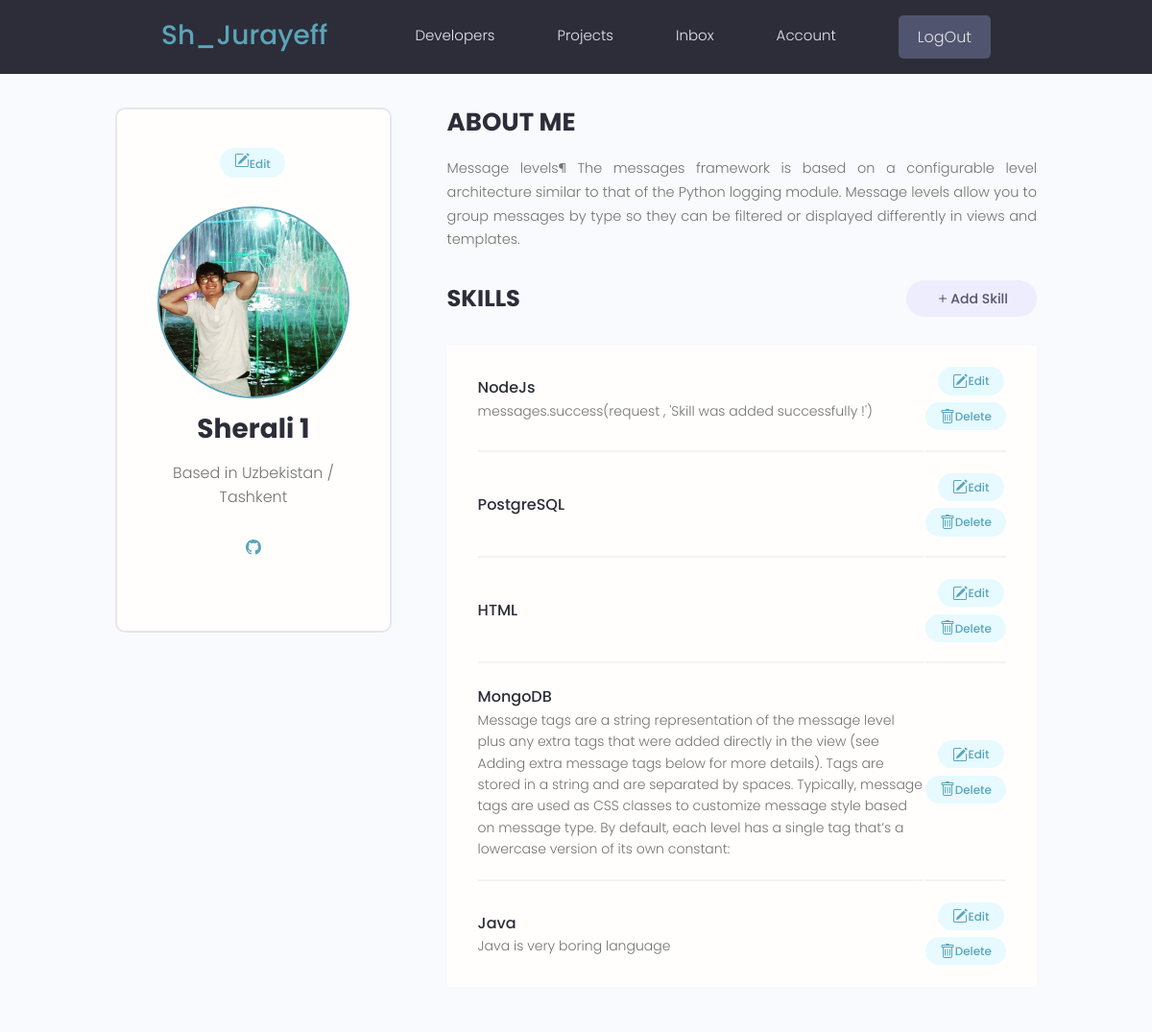
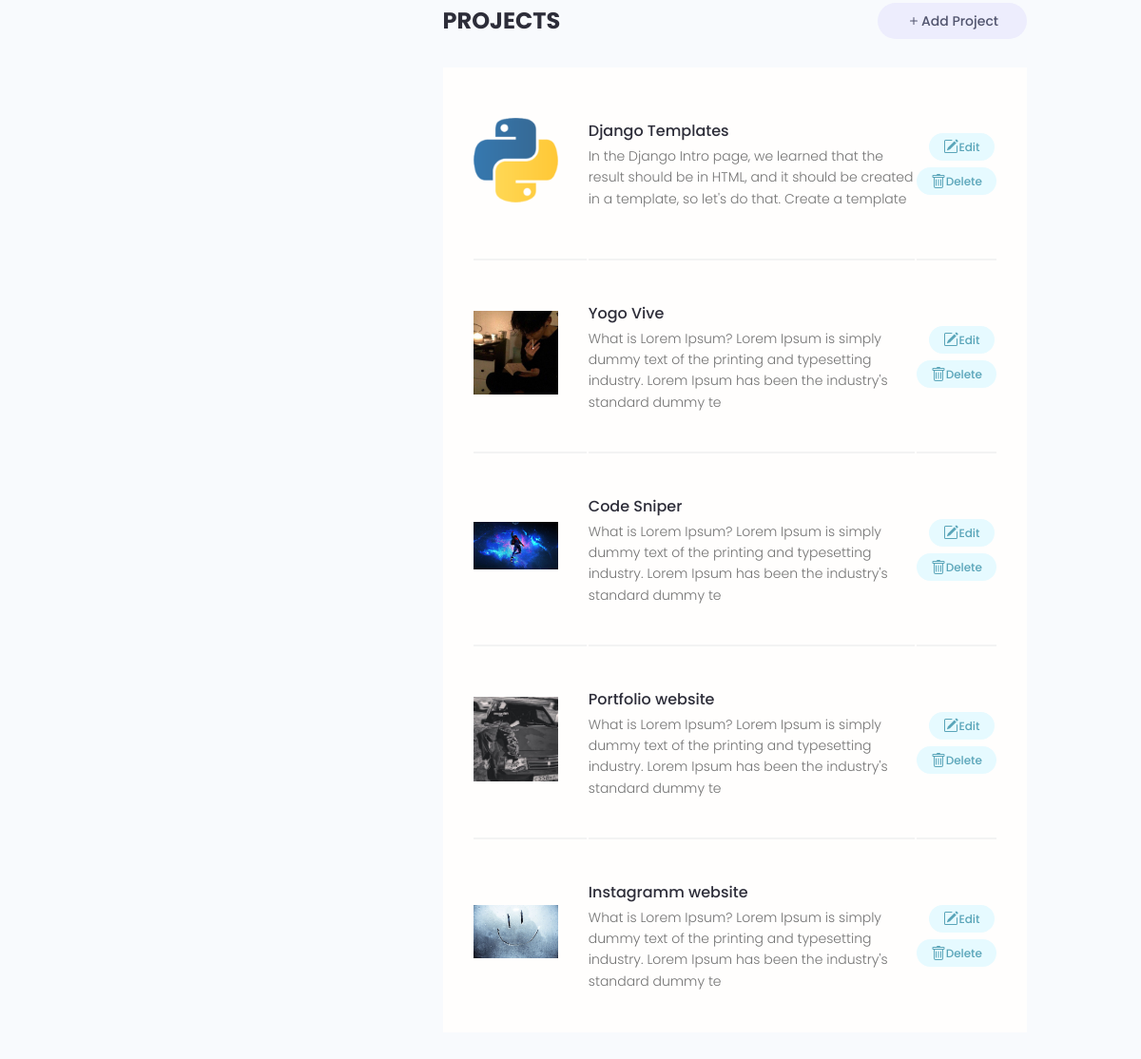
Page /account/ (signed in) on the earlier database version (2 pictures, top to bottom).
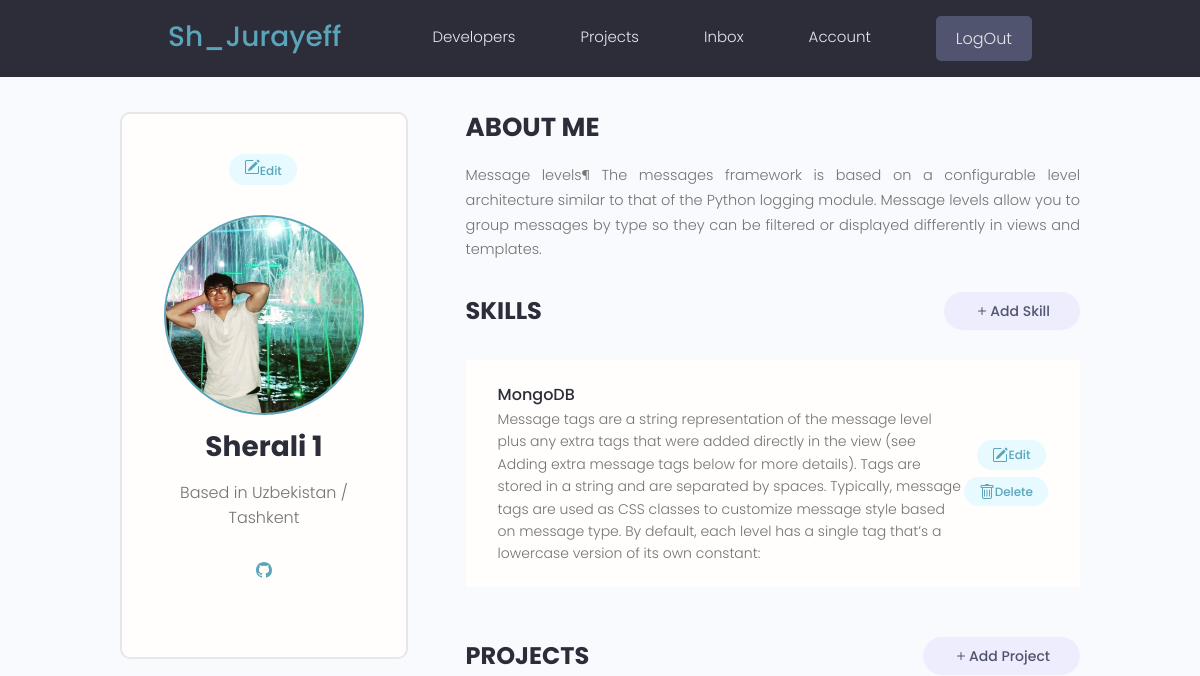
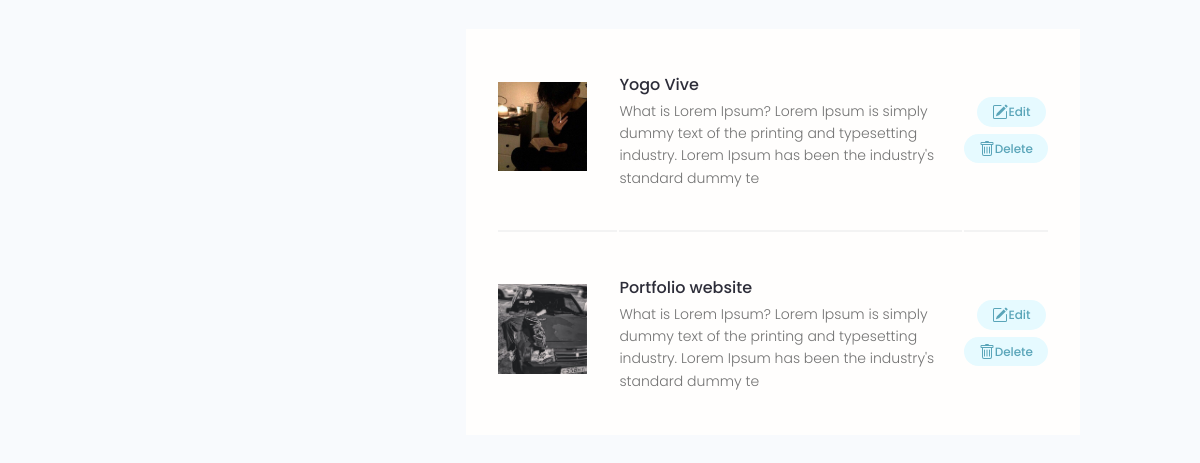
Same page on the later database version (2 pictures, top to bottom).
### users/models.py (models this page shows, shortened)
class Skill(models.Model):
    owner = models.ForeignKey(Profile , on_delete=models.CASCADE, null=True)
    name = models.CharField(max_length=200 , blank=True  , null=True)
    description = models.TextField(null=True , blank=True)
    created = models.DateTimeField(auto_now_add=True , null=True , blank=True)
    id = models.UUIDField(unique=True , default=uuid.uuid4 , primary_key=True , editable=False)

### projects/models.py (models this page shows, shortened)
class Project(models.Model):
    owner = models.ForeignKey(Profile , null = True , blank=True , on_delete=models.SET_NULL)
    title = models.CharField(max_length=200)
    description = models.TextField(null=True , blank=True)
    featured_images = models.ImageField(null=True, blank=True , default='default.png')
    demo_link = models.CharField(max_length=200 , null=True , blank=True)
    source_link = models.CharField(max_length=200 , null=True ,blank=True)
    tags = models.ManyToManyField('Tag', blank=True)
    vote_total = models.IntegerField(default=0 , null=True ,blank=True)
    vote_ratio = models.IntegerField(default=0 , null=True ,blank=True)
    created = models.DateTimeField(auto_now_add=True)
    id = models.UUIDField(default=uuid.uuid4 , unique=True ,
                          primary_key=True , editable=False)
    class Meta:
        ordering = ['-created']

### users/views.py (the view)
# urls.py: path('account/' , userAccount , name = 'account') ,
@login_required(login_url = 'login')
def userAccount(request):
    profile = request.user.profile
    skills = profile.skill_set.all()
    projects = profile.project_set.all()
    context = {
        'profile': profile ,
        'skills': skills ,
        'projects': projects
    }
    return render(request , 'users/account.html' , context)

### users/templates/users/account.html (shortened to what this page needs)
{% extends 'main.html' %}
{% block content %}
<main class="settingsPage profile my-md">
  <div class="container">
    <div class="layout">
      <div class="column column--1of3">
        <div class="card text-center">
          <div class="card__body dev">
            <a  class="tag tag--pill tag--main settings__btn" href="{% url 'edit-account' %}">Edit</a>
            <img class="avatar avatar--xl dev__avatar" src="{{profile.profile_image.url}}" />
            <h2 class="dev__name">{{profile.name}}</h2>
            <p class="dev__location">Based in {{profile.location}}</p>
            <ul class="dev__social">
              {% if profile.social_github %}
              <li>
                <a title="Github" href="{{profile.social_github}}" target="_blank"></a>
              </li>
              {% endif %}
            </ul>
          </div>
        </div>
      </div>
      <div class="column column--2of3">
        <div class="devInfo">
          <h3 class="devInfo__title">About Me</h3>
          <p class="devInfo__about">{{profile.bio}}</p>
        </div>
        <div class="settings">
          <h3 class="settings__title">Skills</h3>
          <a class="tag tag--pill tag--sub settings__btn tag--lg" href="{% url 'create-skill' %}"><svg xmlns="http://www.w3.org/2000/svg" width="16" height="16" fill="currentColor" class="bi bi-plus" viewBox="0 0 16 16"><path d="M8 4a.5.5 0 0 1 .5.5v3h3a.5.5 0 0 1 0 1h-3v3a.5.5 0 0 1-1 0v-3h-3a.5.5 0 0 1 0-1h3v-3A.5.5 0 0 1 8 4z"/></svg>
            Add Skill</a>
        </div>
        <table class="settings__table">
          {% for skill in skills %}
          <tr>
            <td class="settings__tableInfo">
              <h4>{{skill.name}}</h4>
              <p>
                {{skill.description}}
              </p>
            </td>
            <td class="settings__tableActions">
              <a class="tag tag--pill tag--main settings__btn" href="{% url 'update-skill' skill.id %}">
                Edit</a>
              <a class="tag tag--pill tag--main settings__btn" href="{% url 'delete-skill' skill.id %}?next=/account/">
                Delete</a>
            </td>
          </tr>
          {% endfor %}
        </table>
        <div class="settings">
          <h3 class="settings__title">Projects</h3>
          <a class="tag tag--pill tag--sub settings__btn tag--lg" href="{% url 'create-project' %}"><svg xmlns="http://www.w3.org/2000/svg" width="16" height="16" fill="currentColor" class="bi bi-plus" viewBox="0 0 16 16"><path d="M8 4a.5.5 0 0 1 .5.5v3h3a.5.5 0 0 1 0 1h-3v3a.5.5 0 0 1-1 0v-3h-3a.5.5 0 0 1 0-1h3v-3A.5.5 0 0 1 8 4z"/></svg>
            Add Project</a>
        </div>
        <table class="settings__table">
          {% for project in projects %}
          <tr>
            <td class="settings__thumbnail">
              <a href="{% url 'project' project.id %}"><img src="{{project.featured_images.url}}" alt="Project Thumbnail" /></a>
            </td>
            <td class="settings__tableInfo">
              <a href="{% url 'project' project.id %}">{{project.title}}</a>
              <p>{{project.description|slice:"150"}}</p>
            </td>
            <td class="settings__tableActions">
              <a class="tag tag--pill tag--main settings__btn" href="{% url 'update-project' project.id %}"> Edit</a>
              <a class="tag tag--pill tag--main settings__btn"
                href="{% url 'delete-project'  project.id %}?next=/account/">
                Delete</a>
            </td>
          </tr>
          {% endfor %}
        </table>
      </div>
    </div>
  </div>
</main>
{% endblock %}

Differences in the rows shown:
removed Skill: name "NodeJs", description "messages.success(request , 'Skill was added successfully !')"
removed Skill: name "PostgreSQL"
removed Skill: name "HTML"
removed Skill: name "Java", description "Java is very boring language"
removed Project: featured_images (picture), title "Django Templates", description "In the Django Intro page, we learned that the result should be in HTML, and it should be created in a template, so let's do that. Create a template"
removed Project: featured_images (picture), title "Code Sniper", description "What is Lorem Ipsum? Lorem Ipsum is simply dummy text of the printing and typesetting industry. Lorem Ipsum has been the industry's standard dummy te"
removed Project: featured_images (picture), title "Instagramm website", description "What is Lorem Ipsum? Lorem Ipsum is simply dummy text of the printing and typesetting industry. Lorem Ipsum has been the industry's standard dummy te"
